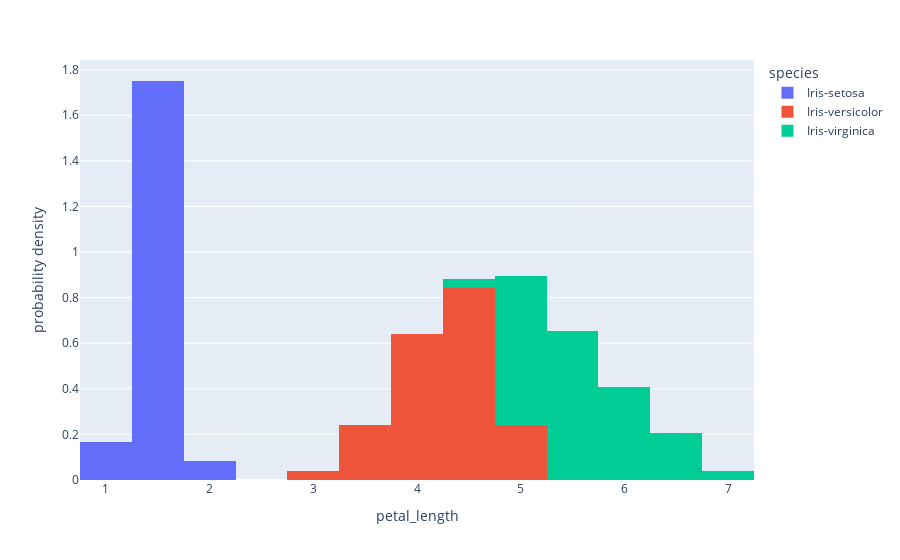

The cell this chart's notebook holds for it:
### Markdown cell above
# Univariate

### Code cell
fig = px.histogram(
    data, x='petal_length', color='species', histnorm='probability density'
)

fig.show()

### Figure 1 — Plotly figure (JSON) as saved in the notebook; plotly's stock layout.template omitted (floating-point values rounded to 4 significant figures)
{"data": [{"bingroup": "x", "histnorm": "probability density", "hovertemplate": "species=Iris-setosa<br>petal_length=%{x}<br>probability density=%{y}<extra></extra>", "legendgroup": "Iris-setosa", "marker": {"color": "#636efa", "pattern": {"shape": ""}}, "name": "Iris-setosa", "orientation": "v", "showlegend": true, "type": "histogram", "x": [1.4, 1.4, 1.3, 1.5, 1.4, 1.7, 1.4, 1.5, 1.4, 1.5, 1.5, 1.6, 1.4, 1.1, 1.2, 1.5, 1.3, 1.4, 1.7, 1.5, 1.7, 1.5, 1.0, 1.7, 1.9, 1.6, 1.6, 1.5, 1.4, 1.6, 1.6, 1.5, 1.5, 1.4, 1.2, 1.3, 1.3, 1.5, 1.3, 1.3, 1.3, 1.6, 1.9, 1.4, 1.6, 1.4, 1.5, 1.4], "xaxis": "x", "yaxis": "y"}, {"bingroup": "x", "histnorm": "probability density", "hovertemplate": "species=Iris-versicolor<br>petal_length=%{x}<br>probability density=%{y}<extra></extra>", "legendgroup": "Iris-versicolor", "marker": {"color": "#EF553B", "pattern": {"shape": ""}}, "name": "Iris-versicolor", "orientation": "v", "showlegend": true, "type": "histogram", "x": [4.7, 4.5, 4.9, 4.0, 4.6, 4.5, 4.7, 3.3, 4.6, 3.9, 3.5, 4.2, 4.0, 4.7, 3.6, 4.4, 4.5, 4.1, 4.5, 3.9, 4.8, 4.0, 4.9, 4.7, 4.3, 4.4, 4.8, 5.0, 4.5, 3.5, 3.8, 3.7, 3.9, 5.1, 4.5, 4.5, 4.7, 4.4, 4.1, 4.0, 4.4, 4.6, 4.0, 3.3, 4.2, 4.2, 4.2, 4.3, 3.0, 4.1], "xaxis": "x", "yaxis": "y"}, {"bingroup": "x", "histnorm": "probability density", "hovertemplate": "species=Iris-virginica<br>petal_length=%{x}<br>probability density=%{y}<extra></extra>", "legendgroup": "Iris-virginica", "marker": {"color": "#00cc96", "pattern": {"shape": ""}}, "name": "Iris-virginica", "orientation": "v", "showlegend": true, "type": "histogram", "x": [6.0, 5.1, 5.9, 5.6, 5.8, 6.6, 4.5, 6.3, 5.8, 6.1, 5.1, 5.3, 5.5, 5.0, 5.1, 5.3, 5.5, 6.7, 6.9, 5.0, 5.7, 4.9, 6.7, 4.9, 5.7, 6.0, 4.8, 4.9, 5.6, 5.8, 6.1, 6.4, 5.6, 5.1, 5.6, 6.1, 5.6, 5.5, 4.8, 5.4, 5.6, 5.1, 5.9, 5.7, 5.2, 5.0, 5.2, 5.4, 5.1], "xaxis": "x", "yaxis": "y"}], "layout": {"barmode": "relative", "legend": {"title": {"text": "species"}, "tracegroupgap": 0}, "margin": {"t": 60}, "xaxis": {"anchor": "y", "domain": [0, 1], "title": {"text": "petal_length"}}, "yaxis": {"anchor": "x", "domain": [0, 1], "title": {"text": "probability density"}}}}
